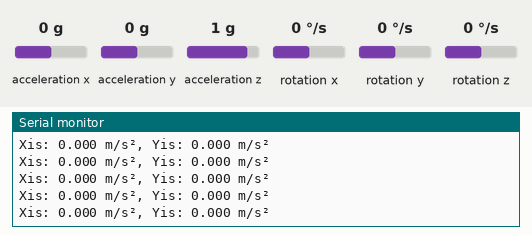
A sketch run on a simulated Arduino Uno, built with avr-gcc and run on an emulated ATmega328P. Parts: the last lines printed to the serial monitor. The test bench sets the inputs (shaded band); at power-on: acceleration x 0 g, acceleration y 0 g, acceleration z 1 g, rotation x 0 °/s, rotation y 0 °/s, rotation z 0 °/s.

Above: at 3.2 s.
3.3 s: acceleration x set to -1.4 g
At 3.9 s:
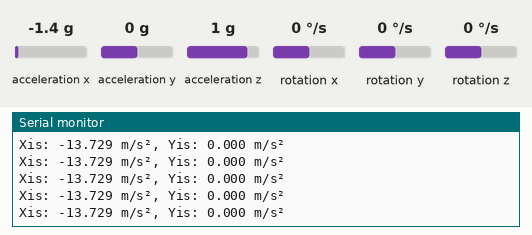
4.8 s: acceleration y set to -1.4 g
At 4.95 s:
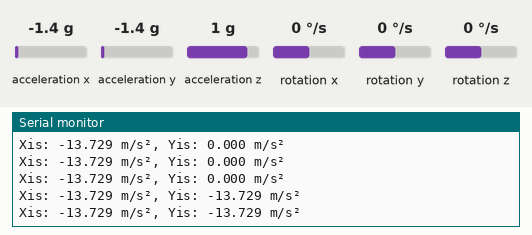
7.8 s: acceleration x set to 0 g
At 7.82 s:
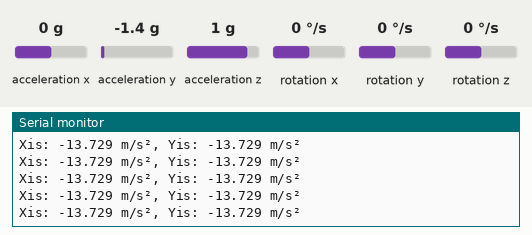
16.8 s: acceleration y set to 0 g
At 17.3 s:
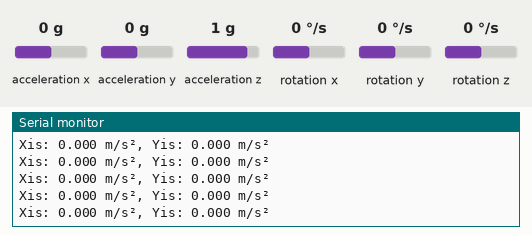

The sketch:

calibrated.ino
```cpp
/*
  MPU6050 Raw

  A code for obtaining raw data from the MPU6050 module with the option to
  modify the data output format.

  Find the full MPU6050 library documentation here:
  https://github.com/ElectronicCats/mpu6050/wiki
*/
#include "I2Cdev.h"
#include "MPU6050.h"

/* MPU6050 default I2C address is 0x68*/
MPU6050 mpu;
//MPU6050 mpu(0x69);         //Use for AD0 high
//MPU6050 mpu(0x68, &Wire1); //Use for AD0 low, but 2nd Wire (TWI/I2C) object.

/* OUTPUT FORMAT DEFINITION----------------------------------------------------------------------------------
- Use "OUTPUT_READABLE_ACCELGYRO" if you want to see a tab-separated list of the accel
X/Y/Z and gyro X/Y/Z values in decimal. Easy to read, but not so easy to parse, and slower over UART.

- Use "OUTPUT_BINARY_ACCELGYRO" to send all 6 axes of data as 16-bit binary, one right after the other.
As fast as possible without compression or data loss, easy to parse, but impossible to read for a human.
This output format is used as an output.
--------------------------------------------------------------------------------------------------------------*/
// #define OUTPUT_READABLE_ACCELGYRO
//#define OUTPUT_BINARY_ACCELGYRO

// #define D5 5 //Right led
// #define D6 6 //Left led
// #define D7 7 // forward led
// #define D8 8 // backward led

int16_t ax, ay, az;
int16_t gx, gy, gz;
bool blinkState;

float ax_offset = 0;
float ay_offset = 0;
float az_offset = 0;
void setup() {


  // Usual initialization
  Wire.begin();
  Serial.begin(9600);
  mpu.initialize();

  if (!mpu.testConnection()) {
    Serial.println("MPU6050 connection failed");
    while (1);
  }

  Serial.println("MPU6050 connection successful");

  // Give sensor time to stabilize
  delay(2000);

  // Read initial accel values to use as offsets
  mpu.getMotion6(&ax, &ay, &az, &gx, &gy, &gz);
  ax_offset = (ax / 16384.0) * 9.80665;
  ay_offset = (ay / 16384.0) * 9.80665;
  az_offset = (az / 16384.0) * 9.80665;

  Serial.println("Calibration complete.");
  Serial.print("Offsets - X: "); Serial.print(ax_offset, 3);
  Serial.print(" Y: "); Serial.print(ay_offset, 3);
  Serial.print(" Z: "); Serial.println(az_offset, 3);


}


void loop() {
  mpu.getMotion6(&ax, &ay, &az, &gx, &gy, &gz);

  float ax_ms2 = (ax / 16384.0) * 9.80665 - ax_offset;
  float ay_ms2 = (ay / 16384.0) * 9.80665 - ay_offset;
  // float az_ms2 = (az / 16384.0) * 9.80665 - az_offset;

  Serial.print("Xis: "); Serial.print(ax_ms2, 3);
  Serial.print(" m/s², Yis: "); Serial.print(ay_ms2, 3);
  // Serial.print(" m/s², Zis: "); Serial.print(az_ms2, 3);
  Serial.println(" m/s²");
//for x axis movement
  // if (ax_ms2<0 && ax_ms2<-4.5 ){
  //   digitalWrite(D5,HIGH);
  // }
  // else if (ax_ms2>0 && ax_ms2>4.5) {
  // digitalWrite(D6,HIGH);
  // }
// for y axis movement

  // if (ay_ms2<0 && ay_ms2<-4.5 ){
  //   digitalWrite(D8,HIGH);
  // }
  // else if (ay_ms2>0 && ay_ms2>4.5) {
  // digitalWrite(D7,HIGH);
  // }

}
```

Measured:
- after the input at 3.3 s, the serial monitor: prints a new line after 0.08 s (image 1)
- after the input at 4.8 s, the serial monitor: prints a new line after 0.08 s (image 2)
- after the input at 16.8 s, the serial monitor: prints a new line after 0.09 s (image 4)
